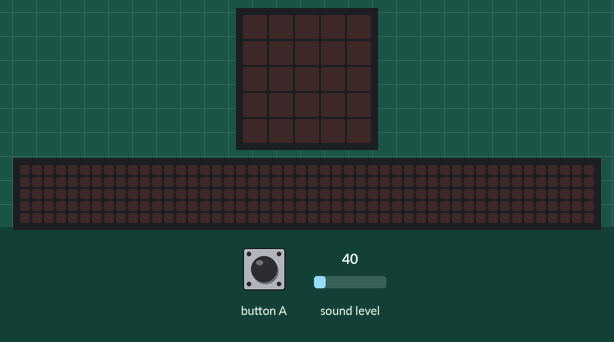
The program below on a simulated BBC micro:bit (MakeCode). Shown: the board's 5×5 LED display, a strip that is not on the board, showing the scrolling text unrolled. The inputs (shaded band) are chosen by the test bench; at power-on: sound level 40. The 48×5 strip is a reading aid, not a part: it shows the text the display is scrolling, unrolled, one strip-width of it at a time.

Above: at 1.2 s.
1.3 s: sound level set to 167
2.8 s: sound level set to 173
At 3.8 s:
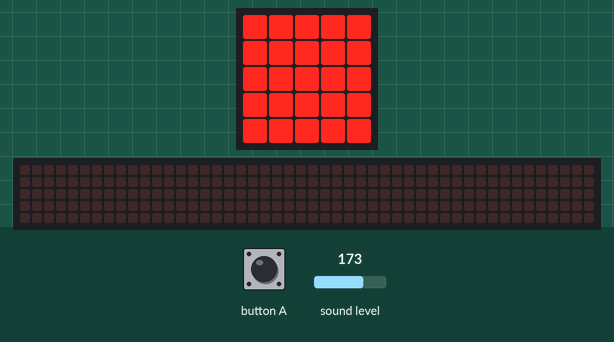
4.3 s: button A pressed for 0.15 s
At 5.0 s:
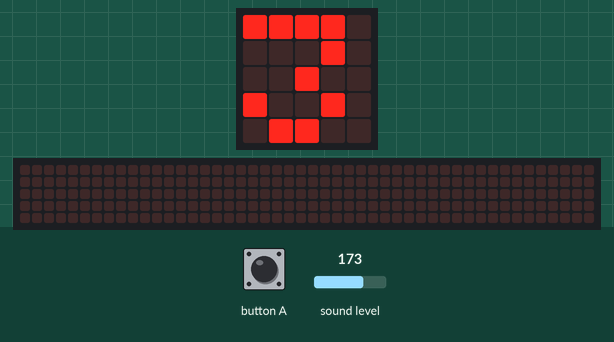
7.4 s: sound level set to 64
At 8.37 s:
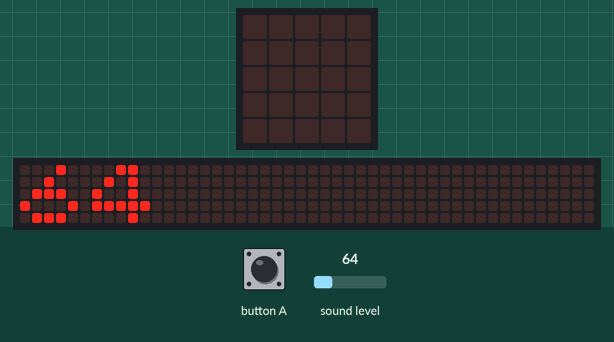
10.4 s: button A pressed for 0.15 s
At 11.9 s:
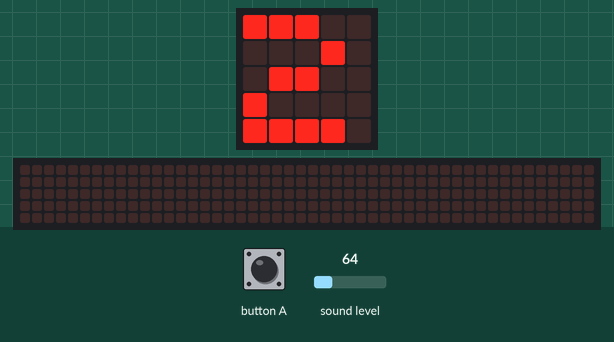
13.5 s: sound level set to 191
At 16.92 s:
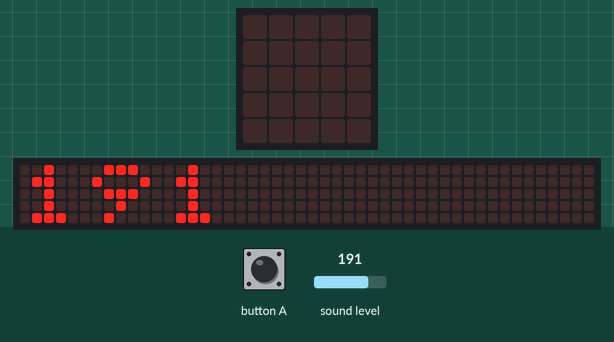
Timing chart, 0 to 17.5 s (numbered marks = the images above; inputs shaded):
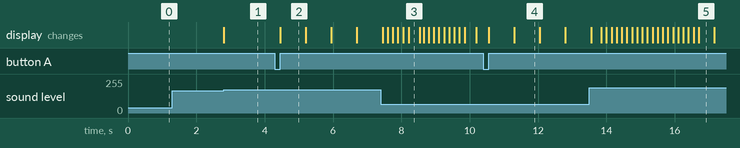

The program:

main.ts
```typescript
input.onButtonPressed(Button.A, function () {
    basic.showNumber(3)
    basic.showNumber(2)
    basic.showNumber(1)
    basic.showNumber(0)
    basic.clearScreen()
    basic.showNumber(input.soundLevel())
})
basic.forever(function () {
    if (input.soundLevel() > 170) {
        basic.showLeds(`
            # # # # #
            # # # # #
            # # # # #
            # # # # #
            # # # # #
            `)
        basic.pause(5000)
        basic.clearScreen()
    }
})
```

test.ts
```typescript
// 在此处测试；当此软件包作为插件使用时，将不会编译此软件包。
```

Measured:
- the behaviour switches between 170 and 171 on sound level (found by bisection; images 0 and 1)
- after the input at 1.3 s, every drawn part: stays the same
- after the input at 2.8 s, the display: changes at once (image 1)
- after the input at 4.3 s, the display: changes after 0.15 s (image 2)
- after the input at 10.4 s, the display: first changes after 0.15 s (image 4 shows a later state)
- what the display in image 2 shows lasts 0.7 s, from 4.5 s to 5.2 s
- what the display in image 5 shows lasts 0.5 s, from 16.7 s to 17.2 s
